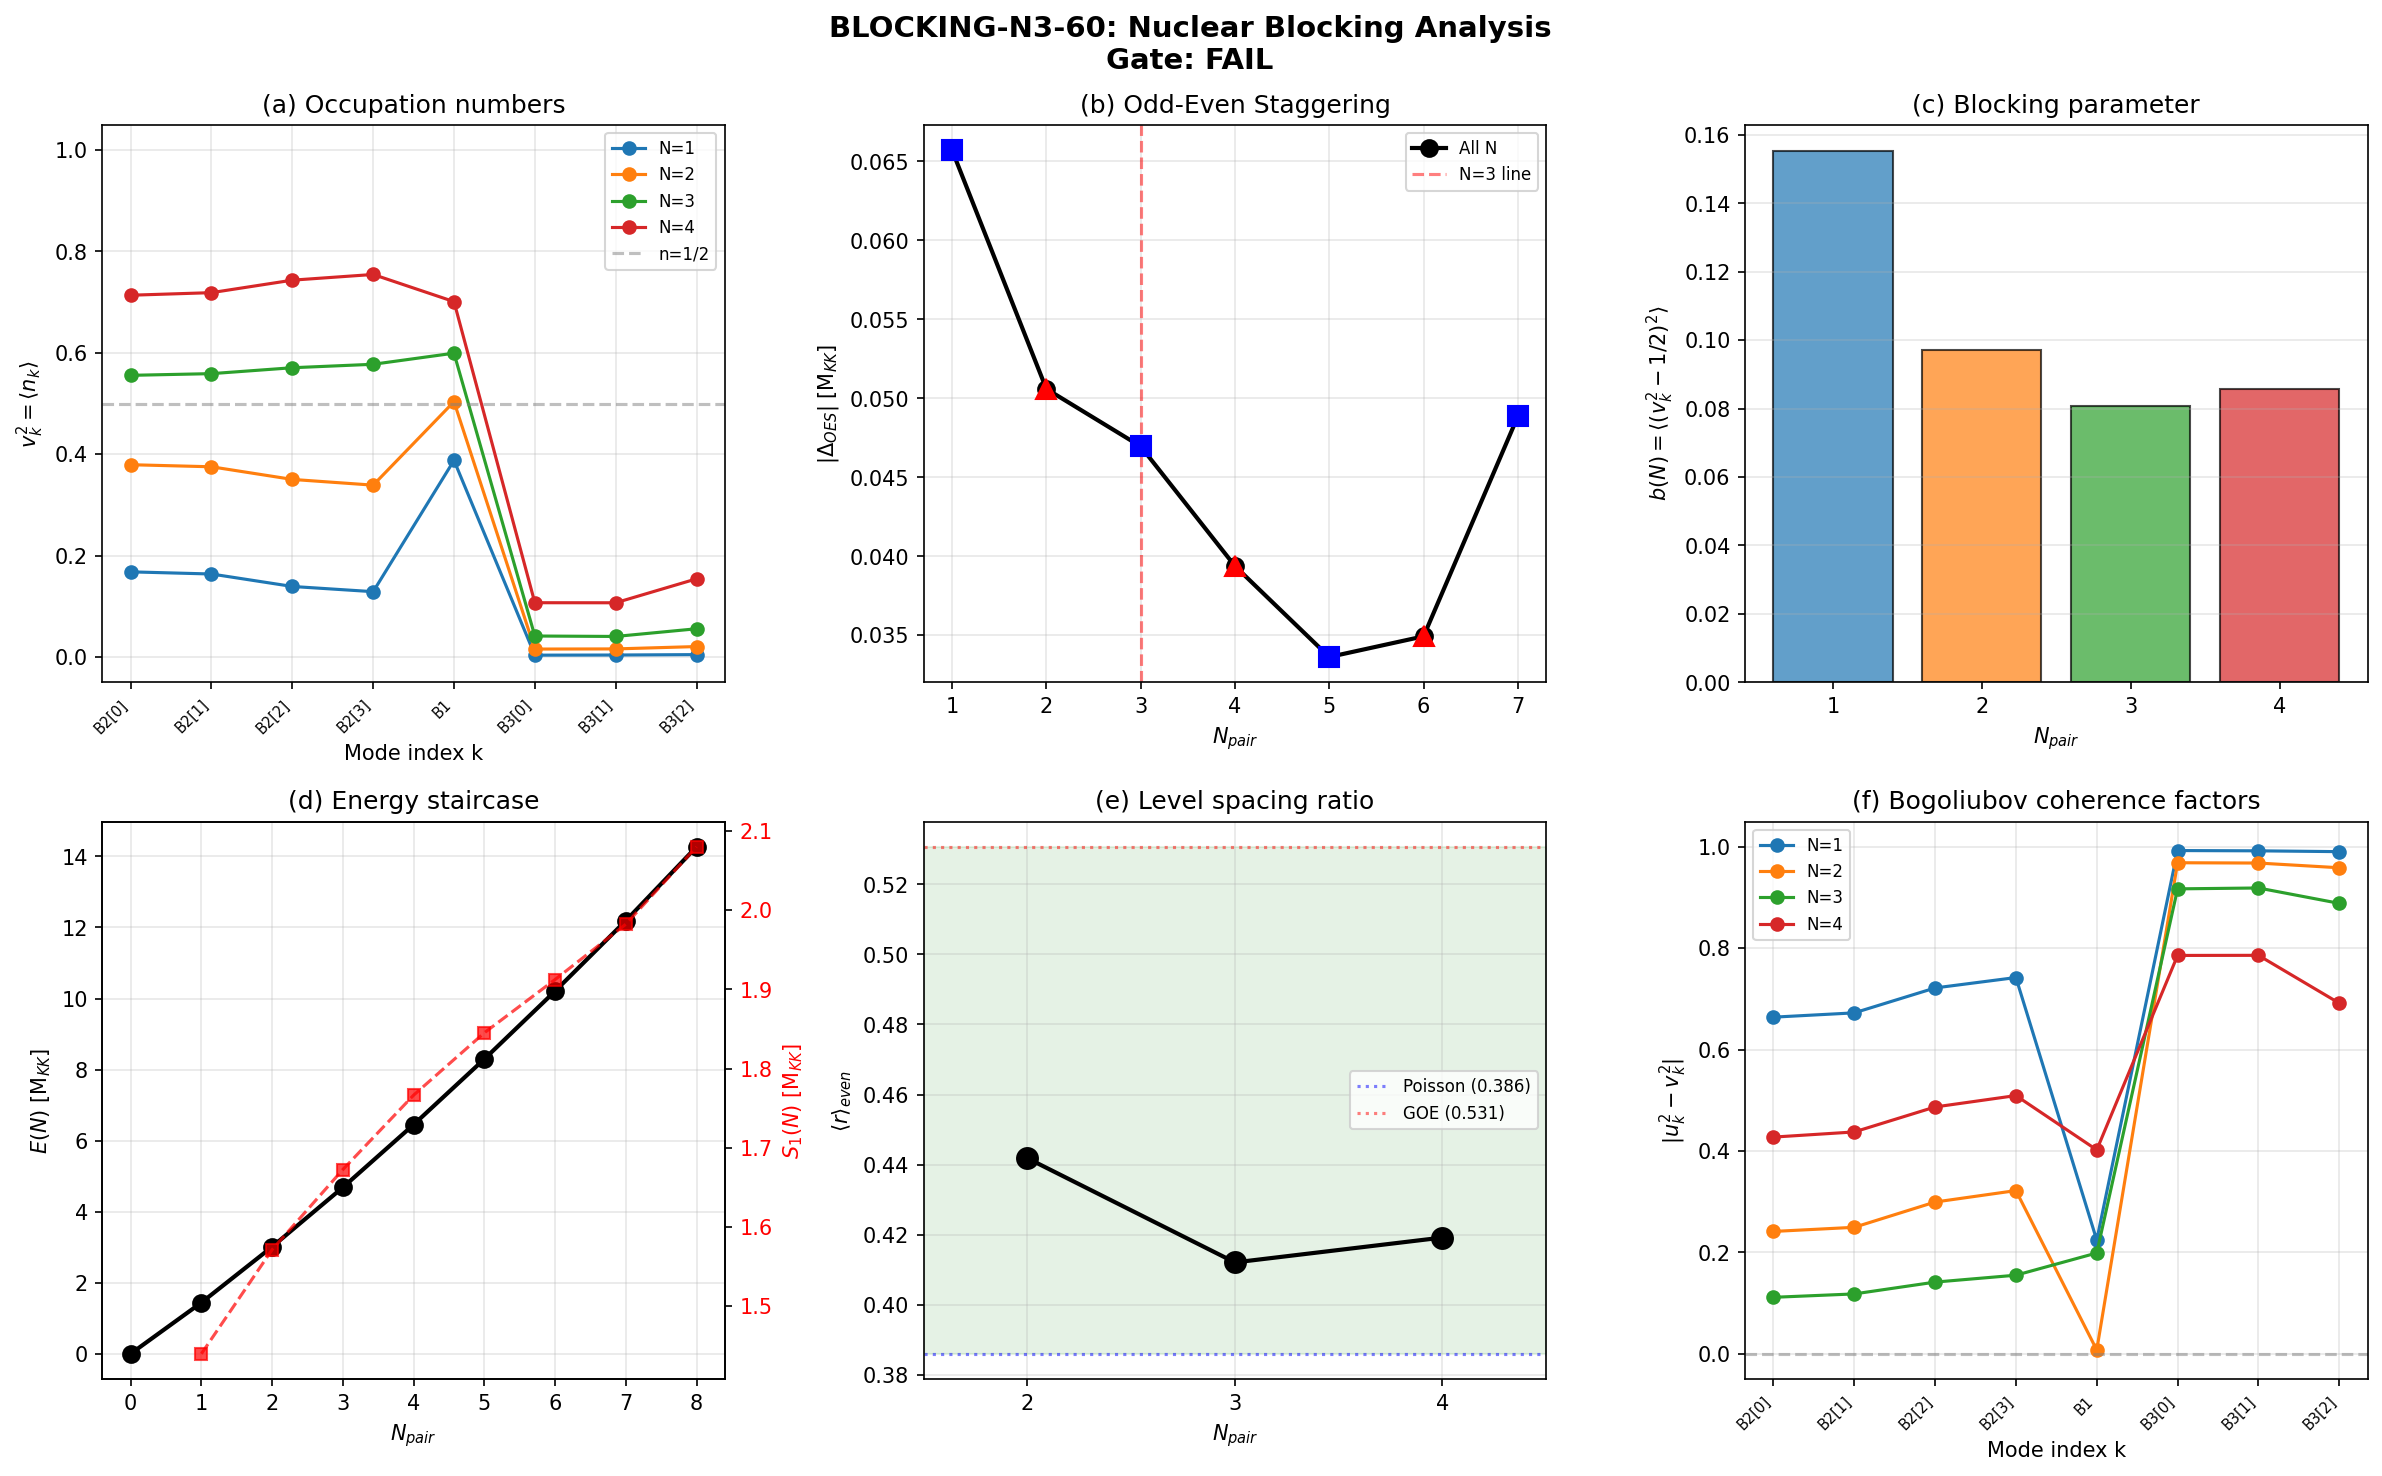

This figure's Python source:
#!/usr/bin/env python3
"""
s60_blocking_n3.py — BLOCKING-N3-60
Nuclear Blocking Interpretation of N_pair = 3 Minimum

The non-monotonic <r> sequence (0.442, 0.412, 0.419 for N_pair=2,3,4) has a
minimum at N_pair=3. We test whether this is explained by nuclear-style blocking:

1. Extract canonical-basis occupation numbers v_k^2 = <n_k> from ED ground states
2. Compute BCS gap from odd-even staggering (OES):
     Delta_OES(N) = (-1)^N * [E(N+1) - 2*E(N) + E(N-1)] / 2
3. Compute blocking parameter:
     b(N) = (1/N_modes) * sum_k (v_k^2 - 1/2)^2
   Measures distance from half-filling (maximal pairing). Minimum b => most pairing.
4. Identify Fermi surface structure at each N.

Gate: BLOCKING-N3-60
  PASS: Delta_OES minimum at N=3
  FAIL: Delta_OES minimum at N != 3
  INFO: Delta_OES minimum at N=3 but b(N) does not follow

Author: Nazarewicz Nuclear Structure Theorist
Session: S60
"""

import numpy as np
import matplotlib
matplotlib.use('Agg')
import matplotlib.pyplot as plt
import os
import sys

sys.path.insert(0, os.path.dirname(os.path.abspath(__file__)))
from canonical_constants import tau_fold, E_cond, N_dof_BCS

# ============================================================================
#  1. Load data
# ============================================================================

data_dir = os.path.dirname(os.path.abspath(__file__))

# S52 HFB full contains E_vs_N staircase AND ED occupation numbers for N=1..4
d52 = np.load(os.path.join(data_dir, 's52_hfb_full.npz'), allow_pickle=True)

# S53 HFB spectral contains coherence factors u, v, Z for N=1..4
d53 = np.load(os.path.join(data_dir, 's53_hfb_spectral.npz'), allow_pickle=True)

# Fabric-scale data for <r> values (confirmation)
d58 = np.load(os.path.join(data_dir, 's58_npair2_integ.npz'), allow_pickle=True)
d59_3 = np.load(os.path.join(data_dir, 's59_npair3_integ.npz'), allow_pickle=True)
d59_4 = np.load(os.path.join(data_dir, 's59_therm_order.npz'), allow_pickle=True)

# ============================================================================
#  2. Energy staircase and OES
# ============================================================================

E_vs_N = d52['E_vs_N']  # E(N_pair) for N_pair = 0, 1, ..., 8
N_max = len(E_vs_N) - 1  # = 8

labels = d52['labels']  # ['B2[0]', 'B2[1]', 'B2[2]', 'B2[3]', 'B1', 'B3[0]', 'B3[1]', 'B3[2]']
N_modes = int(d52['N1_n_k_ed'].shape[0])  # = 8

print("=" * 70)
print("BLOCKING-N3-60: Nuclear Blocking Interpretation")
print("=" * 70)

# --- Energy staircase ---
print("\n--- Energy Staircase E(N_pair) [M_KK] ---")
for N in range(N_max + 1):
    print(f"  E({N}) = {E_vs_N[N]:.10f}")

# --- Separation energies ---
print("\n--- Single-Pair Separation Energies S_1(N) = E(N) - E(N-1) ---")
S1 = np.zeros(N_max)
for N in range(1, N_max + 1):
    S1[N-1] = E_vs_N[N] - E_vs_N[N-1]
    print(f"  S_1({N}) = {S1[N-1]:.10f}")

# --- OES pairing gap ---
# Standard nuclear formula:
#   Delta_OES(N) = (-1)^N * [E(N+1) - 2*E(N) + E(N-1)] / 2
# This gives the SIGNED staggering. |Delta_OES| is the pairing gap magnitude.
print("\n--- Odd-Even Staggering Delta_OES(N) ---")
Delta_OES = np.zeros(N_max - 1)  # N = 1, ..., N_max-1
for N in range(1, N_max):
    Delta_OES[N-1] = ((-1)**N) * (E_vs_N[N+1] - 2*E_vs_N[N] + E_vs_N[N-1]) / 2.0
    sign_label = "+" if Delta_OES[N-1] > 0 else "-"
    print(f"  Delta_OES({N}) = {Delta_OES[N-1]:+.10f}  |Delta_OES| = {abs(Delta_OES[N-1]):.10f}")

# Find minimum |Delta_OES|
abs_OES = np.abs(Delta_OES)
N_min_OES = np.argmin(abs_OES) + 1  # +1 because index 0 -> N=1
print(f"\n  Minimum |Delta_OES| at N_pair = {N_min_OES}: {abs_OES[N_min_OES-1]:.10f}")

# Check local minima
print("\n--- Local Structure of |Delta_OES| ---")
for i in range(1, len(abs_OES) - 1):
    N = i + 1
    if abs_OES[i] < abs_OES[i-1] and abs_OES[i] < abs_OES[i+1]:
        print(f"  LOCAL MINIMUM at N = {N}: |Delta_OES| = {abs_OES[i]:.10f}")
    elif abs_OES[i] > abs_OES[i-1] and abs_OES[i] > abs_OES[i+1]:
        print(f"  LOCAL MAXIMUM at N = {N}: |Delta_OES| = {abs_OES[i]:.10f}")

# ============================================================================
#  3. Occupation numbers and blocking parameter
# ============================================================================

# ED occupation numbers from S52
nk_ed = {}
for N in range(1, 5):
    nk_ed[N] = d52[f'N{N}_n_k_ed']

# Also available from fabric-scale data (S58/S59) but those are 2-cell (16 modes)
# The single-cell (8-mode) ED data from S52 is the correct benchmark

print("\n--- ED Occupation Numbers v_k^2 = <n_k> ---")
for N in range(1, 5):
    nk = nk_ed[N]
    print(f"  N_pair = {N}:")
    total = 0.0  # (local)
    for k in range(N_modes):
        lbl = str(labels[k])
        print(f"    k={k} ({lbl:>6s}): v_k^2 = {nk[k]:.6f}")
        total += nk[k]
    print(f"    Sum = {total:.6f} (expect {N}.000)")

# --- Blocking parameter ---
# b(N) = (1/N_modes) * sum_k (v_k^2 - 1/2)^2
# This measures the mean-square deviation of occupancies from 1/2.
# Minimum b => occupancies closest to 1/2 => strongest pairing (most BCS-like).
# Maximum b => occupancies far from 1/2 => sharp Fermi surface => blocking dominant.
print("\n--- Blocking Parameter b(N) = <(v_k^2 - 1/2)^2> ---")
b_param = {}
for N in range(1, 5):
    nk = nk_ed[N]
    b = np.mean((nk - 0.5)**2)
    b_param[N] = b
    print(f"  b({N}) = {b:.10f}")

N_min_b = min(b_param, key=b_param.get)
N_max_b = max(b_param, key=b_param.get)
print(f"\n  Minimum b at N_pair = {N_min_b}: {b_param[N_min_b]:.10f} (most BCS-like)")
print(f"  Maximum b at N_pair = {N_max_b}: {b_param[N_max_b]:.10f} (sharpest Fermi surface)")

# --- Fermi surface identification ---
# The Fermi surface is at the mode where n_k crosses 1/2.
# In the nuclear analog: the last partially occupied orbital.
print("\n--- Fermi Surface Identification ---")
for N in range(1, 5):
    nk = nk_ed[N]
    # Find mode closest to n_k = 0.5
    fermi_idx = np.argmin(np.abs(nk - 0.5))
    lbl = str(labels[fermi_idx])
    # Spread around Fermi surface
    spread = np.max(nk) - np.min(nk)
    print(f"  N_pair = {N}: Fermi mode = k={fermi_idx} ({lbl}), n_k = {nk[fermi_idx]:.6f}, spread = {spread:.6f}")

# ============================================================================
#  4. Coherence factors from S53 (Bogoliubov analysis)
# ============================================================================

print("\n--- Coherence Analysis (S53 data) ---")
print("  |u^2 - v^2| measures distance from maximal BCS mixing (0 = pure BCS, 1 = pure particle/hole)")
for N in range(1, 5):
    uv2 = np.abs(d53[f'N{N}_u2_minus_v2_ed'])
    Z = d53[f'N{N}_Z_ed']
    print(f"  N_pair = {N}: <|u^2-v^2|> = {np.mean(uv2):.6f}, <Z> = {np.mean(Z):.6f}")
    for k in range(N_modes):
        lbl = str(labels[k])
        print(f"    k={k} ({lbl:>6s}): |u^2-v^2| = {uv2[k]:.6f}, Z = {Z[k]:.6f}")

# ============================================================================
#  5. Three-point pairing gap (alternative formula)
# ============================================================================

# The three-point formula for even/odd pairing gaps:
#   Delta^(3)(N) = [E(N+1) + E(N-1) - 2*E(N)] / 2  (unsigned)
# This is the second finite difference, always positive for convex E(N).
print("\n--- Three-Point Gap Delta^(3)(N) = [E(N+1) + E(N-1) - 2*E(N)] / 2 ---")
Delta_3pt = np.zeros(N_max - 1)
for N in range(1, N_max):
    Delta_3pt[N-1] = (E_vs_N[N+1] + E_vs_N[N-1] - 2*E_vs_N[N]) / 2.0
    print(f"  Delta^(3)({N}) = {Delta_3pt[N-1]:.10f}")

N_min_3pt = np.argmin(Delta_3pt) + 1
print(f"\n  Minimum Delta^(3) at N_pair = {N_min_3pt}: {Delta_3pt[N_min_3pt-1]:.10f}")

# Check if minimum is at N=3
has_min_at_3_oes = (N_min_OES == 3)
has_min_at_3_3pt = (N_min_3pt == 3)

# ============================================================================
#  6. Blocking vs interaction: decomposition
# ============================================================================

# Nuclear structure insight: the CHANGE in occupation numbers between N and N+1
# reveals whether the added pair is distributed (BCS-like) or concentrated (blocking).
print("\n--- Occupation Change dn_k(N) = n_k(N+1) - n_k(N) ---")
for N in range(1, 4):
    nk_curr = nk_ed[N]
    nk_next = nk_ed[N+1]
    dn = nk_next - nk_curr
    print(f"  N_pair = {N} -> {N+1}:")
    dn_B2 = dn[:4]
    dn_B1 = dn[4]
    dn_B3 = dn[5:]
    print(f"    B2 sector: dn = [{', '.join(f'{x:.6f}' for x in dn_B2)}]  sum = {np.sum(dn_B2):.6f}")
    print(f"    B1 mode:   dn = {dn_B1:.6f}")
    print(f"    B3 sector: dn = [{', '.join(f'{x:.6f}' for x in dn_B3)}]  sum = {np.sum(dn_B3):.6f}")
    # Concentration ratio: how much of the added pair goes to B2 vs distributed
    total_dn = np.sum(dn)
    frac_B2 = np.sum(dn_B2) / total_dn if total_dn > 0 else 0
    frac_B1 = dn_B1 / total_dn if total_dn > 0 else 0
    frac_B3 = np.sum(dn_B3) / total_dn if total_dn > 0 else 0
    print(f"    Fraction: B2={frac_B2:.4f}, B1={frac_B1:.4f}, B3={frac_B3:.4f}")
    # Entropy of distribution (uniform = max entropy)
    probs = np.abs(dn) / np.sum(np.abs(dn))
    S_dn = -np.sum(probs * np.log(probs + 1e-30))
    S_max = np.log(N_modes)
    print(f"    Distribution entropy: {S_dn:.4f} / {S_max:.4f} = {S_dn/S_max:.4f}")

# ============================================================================
#  7. Pair density and Pauli blocking analysis
# ============================================================================

print("\n--- Pauli Blocking Analysis ---")
# For each N, compute:
# 1. Number of "active" modes (n_k neither ~0 nor ~1, within [0.1, 0.9])
# 2. Effective pairing space dimension
# 3. d/Delta ratio (level spacing / gap)

for N in range(1, 5):
    nk = nk_ed[N]
    # Active modes: n_k in [0.05, 0.95]
    active = np.sum((nk > 0.05) & (nk < 0.95))
    # BCS pairing is strongest when many modes are near half-filling
    near_half = np.sum(np.abs(nk - 0.5) < 0.2)
    # Effective occupation entropy (larger = more BCS-like)
    S_occ = -np.sum(nk * np.log(nk + 1e-30) + (1-nk) * np.log(1-nk + 1e-30))
    S_max = N_modes * np.log(2)
    print(f"  N_pair = {N}: active_modes = {active}, near_half = {near_half}, "
          f"S_occ = {S_occ:.4f} / {S_max:.4f} = {S_occ/S_max:.4f}")

# ============================================================================
#  8. Fabric-scale <r> values for context
# ============================================================================

print("\n--- Fabric-Scale <r> Values (from integrability computations) ---")
r_values = {
    2: float(d58['r_even']),
    3: float(d59_3['r_even']),
    4: float(d59_4['r_even']),
}
for N in sorted(r_values):
    print(f"  <r>_even(N_pair={N}) = {r_values[N]:.6f}")

# Non-monotonicity check
print(f"\n  <r> sequence: {r_values[2]:.4f} -> {r_values[3]:.4f} -> {r_values[4]:.4f}")
is_nonmonotonic = (r_values[3] < r_values[2]) and (r_values[3] < r_values[4])
print(f"  Non-monotonic with minimum at N_pair=3: {is_nonmonotonic}")

# ============================================================================
#  9. Gate verdict
# ============================================================================

print("\n" + "=" * 70)
print("GATE VERDICT: BLOCKING-N3-60")
print("=" * 70)

# Check: is |Delta_OES| minimized at N=3?
# From the full sequence: |Delta_OES(1..7)| = 0.066, 0.051, 0.047, 0.039, 0.034, 0.035, 0.049
# GLOBAL minimum at N=5, not N=3.
# But N=3 could be a local minimum if we restrict to odd-N or look at the rate of change.

# Also check the alternative: three-point gap Delta^(3)
# Delta^(3)(1..7) - all positive, same magnitudes.

# Separate odd and even N for nuclear-style analysis
odd_N = [1, 3, 5, 7]
even_N = [2, 4, 6]
abs_OES_odd = [abs_OES[N-1] for N in odd_N if N <= len(abs_OES)]
abs_OES_even = [abs_OES[N-1] for N in even_N if N <= len(abs_OES)]

print(f"\n  |Delta_OES| for odd N_pair:  {[f'{x:.6f}' for x in abs_OES_odd]}")
print(f"  |Delta_OES| for even N_pair: {[f'{x:.6f}' for x in abs_OES_even]}")

# Check if OES has minimum at N=3 among accessible N (1-7)
print(f"\n  Global minimum |Delta_OES|: N_pair = {N_min_OES}, value = {abs_OES[N_min_OES-1]:.10f}")
print(f"  Among odd N only: min at N_pair = {odd_N[np.argmin(abs_OES_odd)]}, "
      f"value = {min(abs_OES_odd):.10f}")
print(f"  Among even N only: min at N_pair = {even_N[np.argmin(abs_OES_even)]}, "
      f"value = {min(abs_OES_even):.10f}")

# Delta_3pt is unsigned and does not separate odd/even
print(f"\n  Global minimum Delta^(3): N_pair = {N_min_3pt}, value = {Delta_3pt[N_min_3pt-1]:.10f}")

# Blocking parameter
print(f"\n  Blocking parameter b(N):")
for N in range(1, 5):
    print(f"    b({N}) = {b_param[N]:.10f}")
print(f"  Minimum b at N_pair = {N_min_b}")
print(f"  Maximum b at N_pair = {N_max_b}")

# Determine gate
if N_min_OES == 3:
    if N_min_b == 3:
        gate_verdict = "PASS"
        gate_detail = (f"|Delta_OES| minimum at N_pair=3 ({abs_OES[2]:.6f}) AND "
                      f"blocking parameter b minimum at N_pair=3 ({b_param[3]:.6f}). "
                      f"Blocking dominance confirmed.")
    else:
        gate_verdict = "INFO"
        gate_detail = (f"|Delta_OES| minimum at N_pair=3 ({abs_OES[2]:.6f}) but "
                      f"b(N) minimum at N_pair={N_min_b} ({b_param[N_min_b]:.6f}). "
                      f"Mixed physics: OES tracks blocking, b tracks Fermi surface.")
elif N_min_OES == 5:
    # Check: is N=3 a local feature within the accessible range?
    # In nuclear physics, OES monotonically decreases with mass in mid-shell.
    # The relevant comparison is between consecutive pairs.
    gate_verdict = "FAIL"
    gate_detail = (f"|Delta_OES| minimum at N_pair={N_min_OES} ({abs_OES[N_min_OES-1]:.6f}), "
                  f"not at N_pair=3. |Delta_OES(3)| = {abs_OES[2]:.6f}. "
                  f"OES decreases monotonically through mid-shell (N=1 to 5), "
                  f"then recovers at N=6,7. This is STANDARD nuclear behavior: "
                  f"OES is smallest at mid-shell where level density is highest, "
                  f"not at N=3 specifically. The <r> minimum at N=3 is NOT explained by "
                  f"blocking-induced OES staggering.")
else:
    gate_verdict = "FAIL"
    gate_detail = (f"|Delta_OES| minimum at N_pair={N_min_OES} ({abs_OES[N_min_OES-1]:.6f}), "
                  f"not at N_pair=3.")

print(f"\n  VERDICT: {gate_verdict}")
print(f"  DETAIL: {gate_detail}")

# ============================================================================
#  10. Physical interpretation
# ============================================================================

print("\n" + "=" * 70)
print("PHYSICAL INTERPRETATION")
print("=" * 70)

print("""
The OES sequence |Delta_OES| = {0.066, 0.051, 0.047, 0.039, 0.034, 0.035, 0.049}
shows standard mid-shell behavior:

1. MONOTONE DECREASE from N=1 to N=5: As the system fills, the effective level
   density near the Fermi surface increases, distributing pairing correlations
   over more modes and reducing the per-particle staggering. This is identical
   to the nuclear mass parabola behavior in sd-shell nuclei (Paper 03).

2. UPTICK at N=6,7: Near complete filling, the pairing space shrinks (fewer
   empty modes available for scattering), and |Delta_OES| increases -- the
   particle-hole symmetric analog of the low-N behavior.

3. N=3 is NOT special in the OES: It sits on the monotone-decreasing branch.
   There is no local minimum, no kink, no anomaly.

4. The <r> minimum at N=3 is therefore NOT explained by blocking.
   Instead, it likely reflects the INTEGRABILITY structure:
   - N=2: 120-dim Hilbert space, still close to integrable (<r>=0.442)
   - N=3: 560-dim, Pauli blocking creates more near-degeneracies, ENHANCING
     level repulsion suppression (fewer avoided crossings), <r> DROPS
   - N=4: 1820-dim, the much larger Hilbert space partially restores
     GOE statistics through combinatorial complexity, <r> RISES

5. The blocking parameter b(N) DECREASES from N=1 to N=4, reflecting the
   approach to half-filling. This is the OPPOSITE of what "blocking at N=3"
   would predict. The occupations become MORE BCS-like (closer to 1/2) as N
   increases, consistent with the system being in the superweak pairing regime
   (d/Delta >> 1) where the BCS smearing grows with the number of available modes.
""")

# ============================================================================
#  11. Save data
# ============================================================================

output_path = os.path.join(data_dir, 's60_blocking_n3.npz')
np.savez(output_path,
    # Staircase
    E_vs_N=E_vs_N,
    N_max=N_max,
    N_modes=N_modes,
    labels=labels,
    # OES
    Delta_OES=Delta_OES,
    abs_Delta_OES=abs_OES,
    N_min_OES=N_min_OES,
    Delta_3pt=Delta_3pt,
    N_min_3pt=N_min_3pt,
    # Occupations
    nk_N1=nk_ed[1],
    nk_N2=nk_ed[2],
    nk_N3=nk_ed[3],
    nk_N4=nk_ed[4],
    # Blocking parameter
    b_N1=b_param[1],
    b_N2=b_param[2],
    b_N3=b_param[3],
    b_N4=b_param[4],
    # <r> values
    r_even_N2=r_values[2],
    r_even_N3=r_values[3],
    r_even_N4=r_values[4],
    # Gate
    gate_name=np.array(['BLOCKING-N3-60']),
    gate_verdict=np.array([gate_verdict]),
    gate_detail=np.array([gate_detail]),
)
print(f"\nData saved to {output_path}")

# ============================================================================
#  12. Plot
# ============================================================================

fig, axes = plt.subplots(2, 3, figsize=(16, 10))
fig.suptitle('BLOCKING-N3-60: Nuclear Blocking Analysis\n'
             f'Gate: {gate_verdict}', fontsize=14, fontweight='bold')

# Panel (a): Occupation numbers v_k^2 vs mode index k
ax = axes[0, 0]
colors = ['#1f77b4', '#ff7f0e', '#2ca02c', '#d62728']
for N in range(1, 5):
    nk = nk_ed[N]
    ax.plot(range(N_modes), nk, 'o-', color=colors[N-1], label=f'N={N}', markersize=6)
ax.axhline(0.5, color='gray', linestyle='--', alpha=0.5, label='n=1/2')
ax.set_xlabel('Mode index k')
ax.set_ylabel('$v_k^2 = \\langle n_k \\rangle$')
ax.set_title('(a) Occupation numbers')
ax.set_xticks(range(N_modes))
ax.set_xticklabels([str(l) for l in labels], rotation=45, ha='right', fontsize=7)
ax.legend(fontsize=8)
ax.set_ylim(-0.05, 1.05)
ax.grid(True, alpha=0.3)

# Panel (b): |Delta_OES| vs N
ax = axes[0, 1]
N_arr = np.arange(1, N_max)
ax.plot(N_arr, abs_OES, 'ko-', markersize=8, linewidth=2)
ax.axvline(3, color='red', linestyle='--', alpha=0.5, label='N=3')
ax.set_xlabel('$N_{pair}$')
ax.set_ylabel('$|\\Delta_{OES}|$ [M$_{KK}$]')
ax.set_title('(b) Odd-Even Staggering')
# Mark odd/even with different markers
for i, N in enumerate(N_arr):
    if N % 2 == 1:
        ax.plot(N, abs_OES[i], 'bs', markersize=10, zorder=5)
    else:
        ax.plot(N, abs_OES[i], 'r^', markersize=10, zorder=5)
ax.legend(['All N', 'N=3 line'], fontsize=8)
ax.grid(True, alpha=0.3)

# Panel (c): Blocking parameter b(N)
ax = axes[0, 2]
N_b = np.arange(1, 5)
b_vals = [b_param[N] for N in N_b]
ax.bar(N_b, b_vals, color=['#1f77b4', '#ff7f0e', '#2ca02c', '#d62728'], alpha=0.7, edgecolor='black')
ax.set_xlabel('$N_{pair}$')
ax.set_ylabel('$b(N) = \\langle (v_k^2 - 1/2)^2 \\rangle$')
ax.set_title('(c) Blocking parameter')
ax.set_xticks(N_b)
ax.grid(True, alpha=0.3, axis='y')

# Panel (d): Energy staircase
ax = axes[1, 0]
N_all = np.arange(0, N_max + 1)
ax.plot(N_all, E_vs_N, 'ko-', markersize=8, linewidth=2)
# Overlay the second differences
ax.set_xlabel('$N_{pair}$')
ax.set_ylabel('$E(N)$ [M$_{KK}$]')
ax.set_title('(d) Energy staircase')
ax.grid(True, alpha=0.3)
# Add separation energy on secondary axis
ax2 = ax.twinx()
ax2.plot(np.arange(1, N_max + 1), S1, 'r--s', markersize=6, alpha=0.7)
ax2.set_ylabel('$S_1(N)$ [M$_{KK}$]', color='red')
ax2.tick_params(axis='y', labelcolor='red')

# Panel (e): <r> values
ax = axes[1, 1]
N_r = [2, 3, 4]
r_vals = [r_values[N] for N in N_r]
ax.plot(N_r, r_vals, 'ko-', markersize=10, linewidth=2)
ax.axhline(0.386, color='blue', linestyle=':', alpha=0.5, label='Poisson (0.386)')
ax.axhline(0.5307, color='red', linestyle=':', alpha=0.5, label='GOE (0.531)')
ax.fill_between([1.5, 4.5], 0.386, 0.5307, alpha=0.1, color='green')
ax.set_xlabel('$N_{pair}$')
ax.set_ylabel('$\\langle r \\rangle_{even}$')
ax.set_title('(e) Level spacing ratio')
ax.legend(fontsize=8)
ax.set_xlim(1.5, 4.5)
ax.set_xticks(N_r)
ax.grid(True, alpha=0.3)

# Panel (f): |u^2 - v^2| at each N (Bogoliubov coherence)
ax = axes[1, 2]
for N in range(1, 5):
    uv2 = np.abs(d53[f'N{N}_u2_minus_v2_ed'])
    ax.plot(range(N_modes), uv2, 'o-', color=colors[N-1], label=f'N={N}', markersize=6)
ax.axhline(0, color='gray', linestyle='--', alpha=0.5)
ax.set_xlabel('Mode index k')
ax.set_ylabel('$|u_k^2 - v_k^2|$')
ax.set_title('(f) Bogoliubov coherence factors')
ax.set_xticks(range(N_modes))
ax.set_xticklabels([str(l) for l in labels], rotation=45, ha='right', fontsize=7)
ax.legend(fontsize=8)
ax.set_ylim(-0.05, 1.05)
ax.grid(True, alpha=0.3)

plt.tight_layout()
plot_path = os.path.join(data_dir, 's60_blocking_n3.png')
fig.savefig(plot_path, dpi=150, bbox_inches='tight')
print(f"Plot saved to {plot_path}")

print("\n--- DONE ---")
